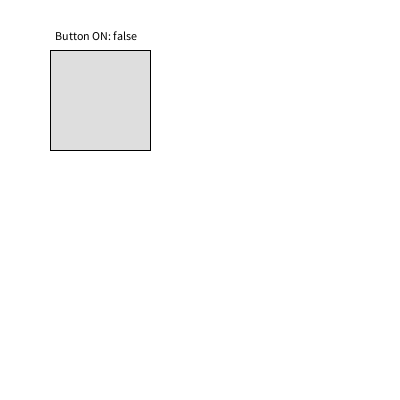
Frame 1 (no input)
Frame 60 (the mouse pressed at the canvas centre just before this capture): identical to frame 1, image omitted
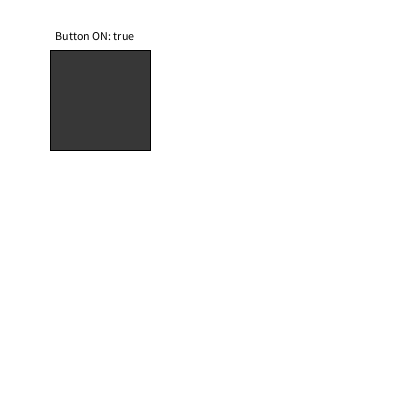
Frame 120 (the mouse held since frame 60 and released just before this capture)

The Processing sketch that drew these frames (run headless with seeded random() and noise(); from frame 60 on, the mouse is pressed at the canvas centre):

// Processing sketch: oop1
// ── oop1.pde
boolean button = false; 
int x = 50;
int y = 50;
int w = 100; 
int h = 100;

void setup() {
  size(400,400);
}

void draw() {
background(255);
// test if button is true
 if (button) {
  fill(0);
  text("Button ON: " + str(button),55,40);
  fill(55);
  rect(x,y,w,h);
} else if (!button){
  fill(0);
  text("Button ON: " + str(button),55,40);
  fill(222);
  rect(x,y,w,h);
 }
}
void mousePressed() {
if(mouseX>x && mouseX<x+w && mouseY>y && mouseY<y+h); {
  button = !button;
  }
}
